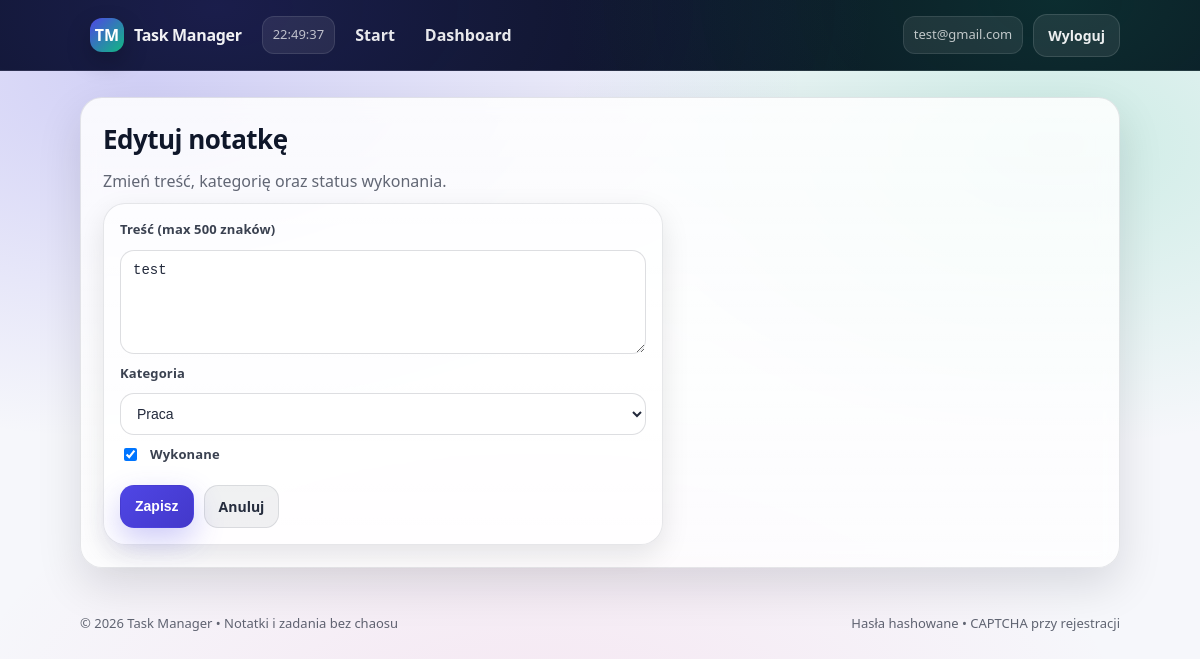
The app's page /notes/1/edit (signed in) with its own data.
### app/models/user.py (models this page shows, shortened)
class User(db.Model, UserMixin):
    __tablename__ = "users"
    id = db.Column(db.Integer, primary_key=True)
    email = db.Column(db.String(120), unique=True, nullable=False)
    password_hash = db.Column(db.String(255), nullable=False)
    role = db.Column(db.String(20), nullable=False, default="user")
    notes = db.relationship(
        "Note",
        back_populates="owner",
        cascade="all, delete-orphan",
        foreign_keys="Note.user_id",
    )

### app/models/note.py (models this page shows, shortened)
class Note(db.Model):
    __tablename__ = "notes"
    id = db.Column(db.Integer, primary_key=True)
    content = db.Column(db.String(500), nullable=False)
    category = db.Column(db.String(20), nullable=False, default="Praca")
    is_done = db.Column(db.Boolean, nullable=False, default=False)
    created_at = db.Column(db.DateTime, nullable=False, default=datetime.utcnow)
    updated_at = db.Column(db.DateTime, nullable=False, default=datetime.utcnow, onupdate=datetime.utcnow)
    user_id = db.Column(db.Integer, db.ForeignKey("users.id"), nullable=False)
    owner = db.relationship("User", back_populates="notes", foreign_keys=[user_id])
    author_id = db.Column(db.Integer, db.ForeignKey("users.id"), nullable=False)
    author = db.relationship("User", foreign_keys=[author_id])

### app/controllers/notes_controller.py (the view, shortened to what this page needs)
@notes_bp.route("/notes/<int:note_id>/edit", methods=["GET", "POST"])
@login_required
def edit_note(note_id: int):
    note = Note.query.get_or_404(note_id)
    if note.user_id != current_user.id:
        flash("Brak uprawnień.", "error")
        return _redirect_dashboard()
    return render_template(
        "edit_note.html",
        note=note,
        categories=["Praca", "Studia"],
    )

### app/views/templates/edit_note.html (shortened to what this page needs)
{% extends "base.html" %}
{% block content %}
  <h1>Edytuj notatkę</h1>
  <p class="muted">Zmień treść, kategorię oraz status wykonania.</p>
  <form method="post" class="card">
    <label>Treść (max 500 znaków)</label>
    <textarea name="content" rows="5" maxlength="500" required>{{ note.content }}</textarea>
    <label>Kategoria</label>
    <select name="category" required>
      {% for c in categories %}
        <option value="{{ c }}" {% if note.category == c %}selected{% endif %}>{{ c }}</option>
      {% endfor %}
    </select>
    <label class="inline">
      <input type="checkbox" name="is_done" {% if note.is_done %}checked{% endif %}>
      Wykonane
    </label>
    <div class="actions">
      <button class="btn btn--primary" type="submit">Zapisz</button>
      <a class="btn btn--soft" href="{{ url_for('main.dashboard') }}">Anuluj</a>
    </div>
  </form>
{% endblock %}

### app/views/templates/base.html (shortened to what this page needs)
<!doctype html>
<html lang="pl">
<head>
  <link rel="stylesheet" href="{{ url_for('static', filename='style.css', v=10) }}">
</head>
<body>
  <nav class="nav">
    <div class="nav-inner">
      <a class="brand" href="{{ url_for('main.index') }}">
        <span class="brand-badge">TM</span>
        <span class="brand-text">Task Manager</span>
      </a>
      <span class="nav-clock" id="navClock" title="Aktualny czas"></span>
      <a class="nav-link" href="{{ url_for('main.index') }}">Start</a>
      {% if current_user.is_authenticated %}
        <a class="nav-link" href="{{ url_for('main.dashboard') }}">Dashboard</a>
      {% endif %}
      {% if current_user.is_authenticated %}
        <span class="nav-user" title="{{ current_user.email }}">
          {{ current_user.email }}
        </span>
        <a class="btn btn--ghost" href="{{ url_for('auth.logout') }}">Wyloguj</a>
      {% else %}
        <a class="btn btn--ghost" href="{{ url_for('auth.login') }}">Zaloguj</a>
        <a class="btn btn--primary" href="{{ url_for('auth.register') }}">Załóż konto</a>
      {% endif %}
    </div>
  </nav>
  <main class="page">
    <div class="container">
      {% block content %}{% endblock %}
    </div>
  </main>
  <footer class="footer">
    <div class="footer-inner">
      <div class="muted">© 2026 Task Manager • Notatki i zadania bez chaosu</div>
      <div class="muted">Hasła hashowane • CAPTCHA przy rejestracji</div>
    </div>
  </footer>
</body>
</html>

### records on screen
User: email "test@gmail.com"
Note: content "test", category "Praca", is_done "☑"
